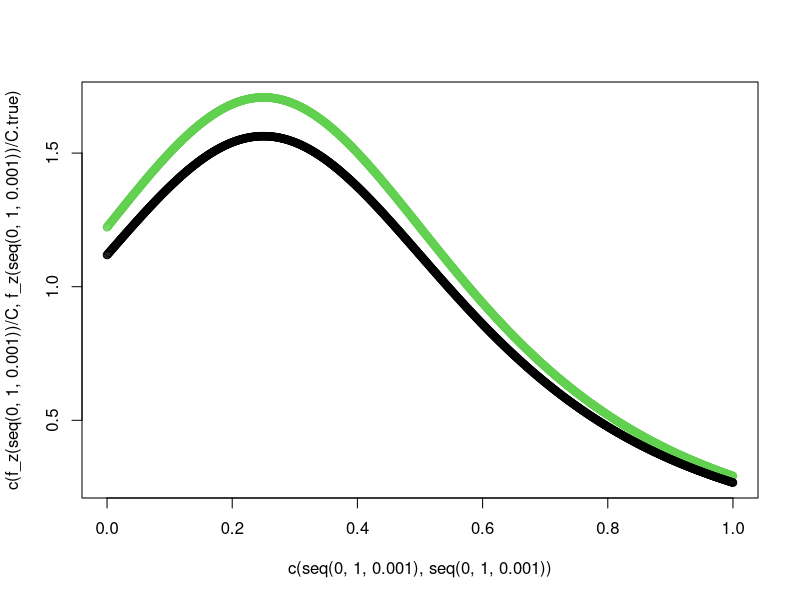
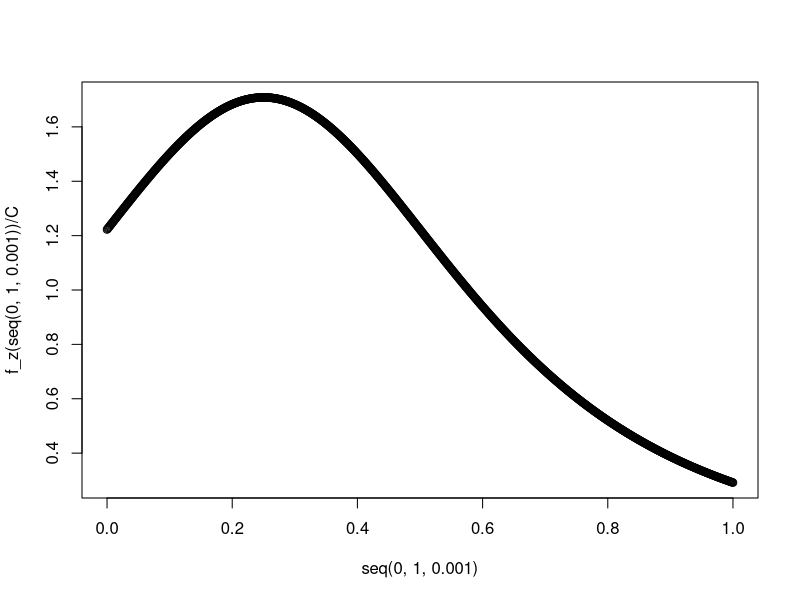
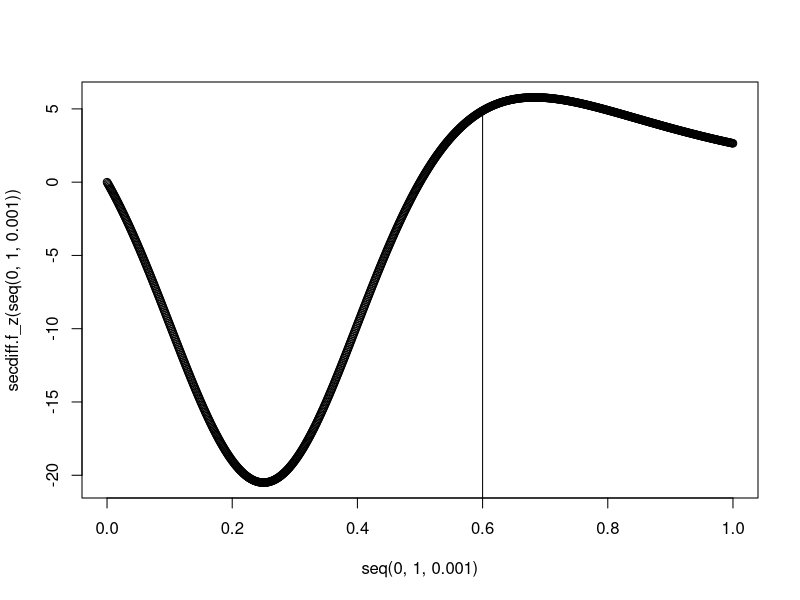

The R source for these figures, in order: (Note: a time limit stopped this script after it produced the figures.)
rm(list=ls())
f_z<-function(z){ (1+( (z-0.25)/0.5 )^2 )^-1.5}
C.true<-integrate(f_z,0,1)$value
I_true<-integrate(f_z,0,0.7)$value /C.true
par(mfrow=c(1,1))     
#est. C
C<-( max(f_z(seq(0,1,0.001)) )+min(f_z(seq(0,1,0.001)) ) )/2 
plot(c(seq(0,1,0.001),seq(0,1,0.001) ) ,c( f_z(seq(0,1,0.001))/C , f_z(seq(0,1,0.001))/C.true ),
     col= c(rep(3,1001),rep(1,1001)) )
plot(seq(0,1,0.001), f_z(seq(0,1,0.001))/C )
#conv. rate
secdiff.f_z<-function(z){  60/C*( 1+(2*z-0.5)^2 )^(-3.5) *(2*z-0.5)^2 -12/C*( 1+(2*z-0.5)^2 )^(-2.5) }
plot(seq(0,1,0.001),secdiff.f_z(seq(0,1,0.001)));lines(c(0.6,0.6),c(-22,5))
n<-sqrt( (0.7)^3*secdiff.f_z(0.6)/12* (10^4) ) 
########################
#Quadrature integration
a<-0 ;b<-0.7 ;n<-100 
h<-seq(a,b,(b-a)/n)
#Rectangle rule
I_upper<-0;I_lower<-0
for(i in 1:n){
  I_upper<-I_upper + f_z(h[i+1])*(b-a)/n/C
  I_lower<-I_lower + f_z(h[i])*(b-a)/n/C 
} 

a<-0 ;b<-0.7 ;n<-0
I_upper<-0
while(abs(I_upper-I_true)>=10^-4){
  cat("\n","Now is",n,"-th iteration ,bias is",abs(I_upper-I_true),"\n")
  n<-n+1 
  h<-seq(a,b,(b-a)/n)
  I_upper<-0
  for(i in 1:n){  I_upper<-I_upper + f_z(h[i+1])*(b-a)/n/C }
}
cat("\n","The sample size is",n," ,bias is",abs(I_upper-I_true),"\n")

a<-0 ;b<-0.7 ;n<-0
I_lower<-0
while(abs(I_lower-I_true)>=10^-4){
  cat("\n","Now is",n,"-th iteration ,bias is",abs(I_lower-I_true),"\n")
  n<-n+1 
  h<-seq(a,b,(b-a)/n)
  I_lower<-0
  for(i in 1:n){  I_lower<-I_lower + f_z(h[i])*(b-a)/n/C }
}
cat("\n","The sample size is",n," ,bias is",abs(I_lower-I_true),"\n")

#Trapezoidal rule
I_T<-0
for(i in 1:n ){  I_T<-I_T+( f_z(h[i])+f_z(h[i+1]) )/2  }
I_T<-I_T*(b-a)/n/C

a<-0 ;b<-0.7 ;n<-0
I_T<-0
while(abs(I_T-I_true)>=10^-4){
  cat("\n","Now is",n,"-th iteration ,bias is",abs(I_T-I_true),"\n")
  n<-n+1 
  h<-seq(a,b,(b-a)/n)
  I_T<-0
  for(i in 1:n){  I_T<-I_T+( f_z(h[i])+f_z(h[i+1]) )/2 }
  I_T<-I_T*(b-a)/n/C
}
cat("\n","The sample size is",n," ,bias is",abs(I_T-I_true),"\n")

#Simpsons rule
if(n%%2==0){
  z1<-0;z2<-0
  for(i in 2:(n/2)){   z1<-z1+2*f_z(h[2*i-1])  }
  for(i in 1:(n/2)){   z2<-z2+4*f_z(h[2*i])  }
  I_S<-( f_z(h[1])+f_z(h[n+1])+z1+z2 )*(b-a)/n/3/C
  rm(z1,z2)
} else { print("n need to be even") }

a<-0 ;b<-0.7 ;n<-0
I_S<-0
while(abs(I_S-I_true)>=10^-4){
  cat("\n","Now is",n,"-th iteration ,bias is",abs(I_S-I_true),"\n")
  n<-n+2 
  h<-seq(a,b,(b-a)/n)
  I_S<-0
  z1<-0;z2<-0
  for(i in 2:(n/2)){   z1<-z1+2*f_z(h[2*i-1])  }
  for(i in 1:(n/2)){   z2<-z2+4*f_z(h[2*i])  }
  I_S<-( f_z(h[1])+f_z(h[n+1])+z1+z2 )*(b-a)/n/3/C
};rm(z1,z2)
cat("\n","The sample size is",n," ,bias is",abs(I_S-I_true),"\n")

#Monte Carlo method with U(0,0.7)
G<-function(z,n){
  z<-c(z,rep(0,n))
  for(i in 1:n){z[i+1]<-(16807*z[i])%%(2^31-1)}
  u<-z[-1]/(2^31-1)
  return(u)
}
confi.of.I_M<-function(n,N,alpha){
  #n=100 ;seed<-1;N=50 ;alpha=0.05
  x<-rep(0,N) ;seed<-1
  for(i in 1:N){  
    u<-rep(0,n) 
    for(j in 1:n){
      u[j]<-f_z(0.7*G(seed,1))/(10/7)
      seed<-G(seed,1)*(2^31-1) }
    x[i]<-x[i]+sum(u)/n/C              #I_M<-sum(u)/n/C
  }
  
  I.bar<-sum(x)/N
  I.sd<-sd(x)
  cat("The 95% confidence interval for estimating I is [",
      I.bar-I.sd/sqrt(N)*qnorm(1-alpha),"",
      I.bar+I.sd/sqrt(N)*qnorm(1-alpha),"]","\n",I.bar)
}
confi.of.I_M(6,50,0.05)
seed<-2
I_M<-0 ;n<-0 
while(abs(I_M-I_true)>=10^-4){
  cat("\n","Now is",n,"-th iteration ,bias is",abs(I_M-I_true),"\n")
  n<-n+1
  u<-rep(0,n)
  for(j in 1:n){
    u[j]<-f_z(0.7*G(seed,1))/(10/7)
    seed<-G(seed,1)*(2^31-1) }
  I_M<-sum(u)/n/C
}
cat("\n","The sample size is",n," ,bias is",abs(I_M-I_true),"\n")

#Acce. Rejection
windows();plot(x=c(seq(0,1,0.001),seq(0,1,0.001)),y=c(f_z(seq(0,1,0.001))/C,1.8*dunif(seq(0,1,0.001),0,1)),
               col =c(rep(3,1001),rep(2,1001)) )
c<-1.8 ;C*c
envo<-function(x,c){  f_z(x)/C / c }
acc.rej.exp<-function(n,c=1.8){
  u1<-runif(n,0,1)
  Y<-u1
  u2<-runif(n,0,1)
  X<-rep(0,n)
  N<-length(which(u2 <= envo(Y,c) ))
  for(i in 1:N){   X[i]<-Y[which(u2 <=envo(Y,c))][i]    }    #exp(-(Y-1)^2/2)
  while(N<n){
    uu1<-runif(n-N,0,1)
    Y<-uu1
    uu2<-runif(n-N,0,1)
    if(length(which(uu2<=envo(Y,c)))>0){
      for(i in 1:length(which(uu2<=envo(Y,c)))){ X[N+i]<-Y[which(uu2<=envo(Y,c))][i] }}
    N<-N+length(which(uu2 <= envo(Y,c)))
  }
  return(X)
}
PDF<-function(a,b,n,band){
  #a=0;b=1;n=1000;band=0.2
  x<-a
  pdf<-rep(0,length(seq(x,b,0.005)))
  j<-1
  while(a<=b){
    I<-0
    for(i in 1:n){ if( abs(a-acc.rej.exp(1))<=band){ I<-I+1  }  }
    pdf[j]<-I/(2*n*band)
    a<-a+0.005
    j<-j+1
  }
  windows();plot(seq(x,b,0.005),pdf) #;lines(c(0,0),c(0,1)) ;lines(c(-x,b),c(0.5,0.5))
  return(pdf)
}
PDF(0,1,5000,0.2)
# F(0.7)
cdf<-0 ;n<-1
while(abs(cdf-I_true)>=10^-4){
  cat("\n","bias is",abs(cdf-I_true),"\n")
  if(n<10^5){n<-n*10}
  I<-0
  for(i in 1:n){ if(acc.rej.exp(1)<=0.7){ I<-I+1  }  }
  cdf<-I/n
}
cat("\n","The sample size is",n," ,bias is",abs(cdf-I_true),"\n") 

cdf<-0 ;n<-10^6
I<-0
for(i in 1:n){ if(acc.rej.exp(1)<=0.7){ I<-I+1  }  }
cdf<-I/n
while(n<=cdf*(1-cdf)*qnorm(1-0.4,0,1)^2*10^8 ){
  if(n<10^6){n<-n*10}else{n<-n+10^5}
  cdf<-0 
  I<-0
  for(i in 1:n){ if(acc.rej.exp(1)<=0.7){ I<-I+1  }  }
  cdf<-I/n
  cat("\n","The sample size is",n," ,bias is",abs(cdf-I_true),"\n")
}
